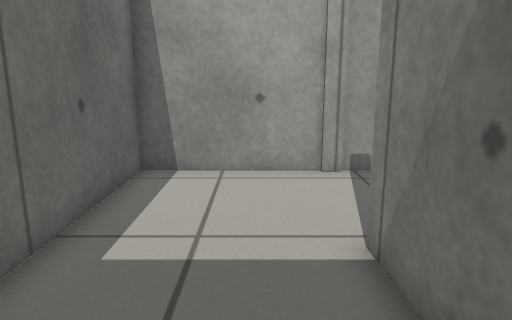
[1] (above)

20 first-person views from a walk through a robot-simulator world made for Gazebo. The camera is 0.66 m above the floor, tilts 12° down and sees 70° across. The floor is counted in squares, 0.25 m on a side. Each view is taken from the middle of a square. On the plan, view 1 faces up. The plan holds only what a view shows up to about 20 squares ahead; the rest is blank.

[2]
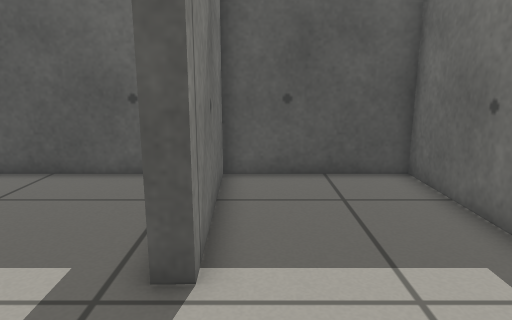

[3]
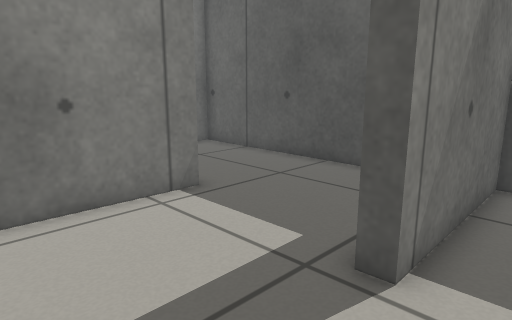

[4]
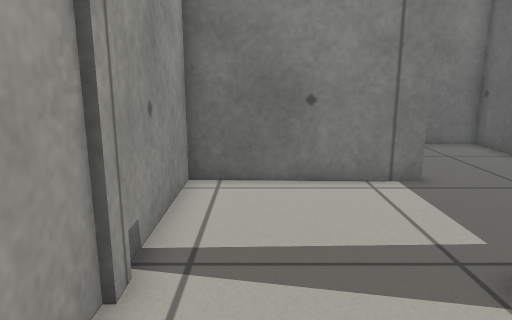

[5]
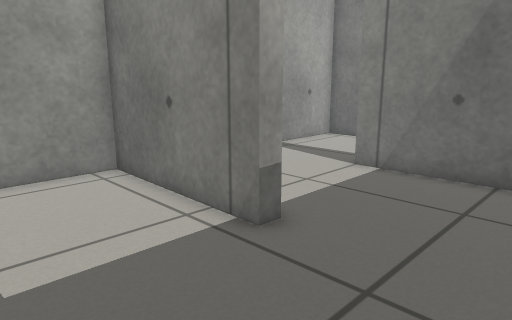

[6]
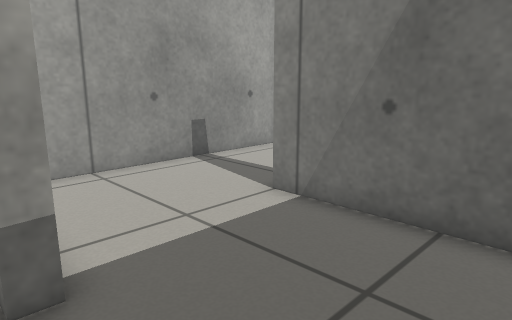

[7]
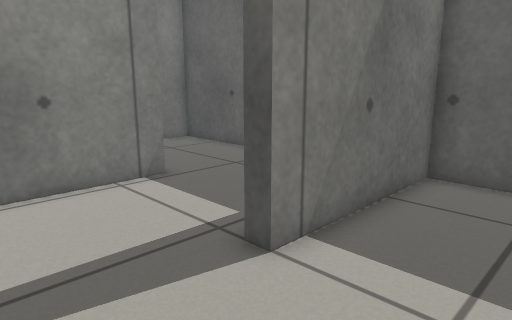

[8]
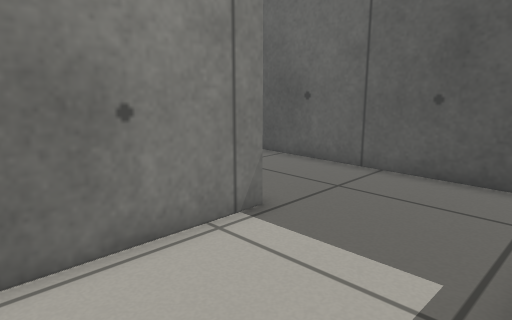

[9]
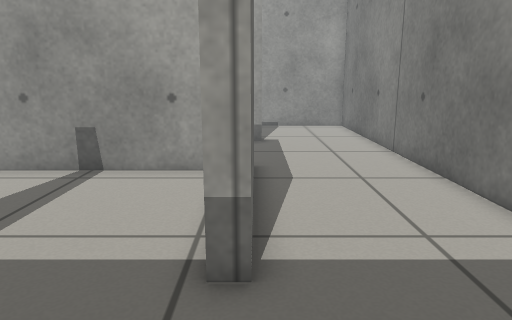

[10]
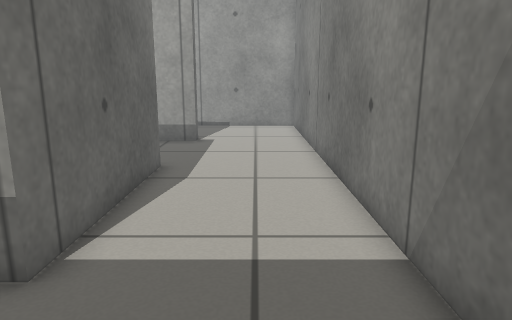

[11]
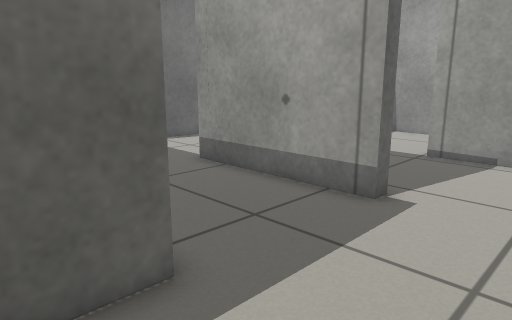

[12]
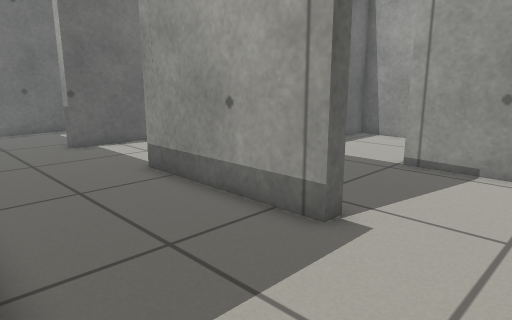

[13]
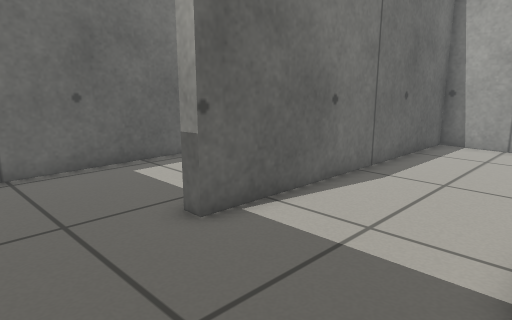

[14]
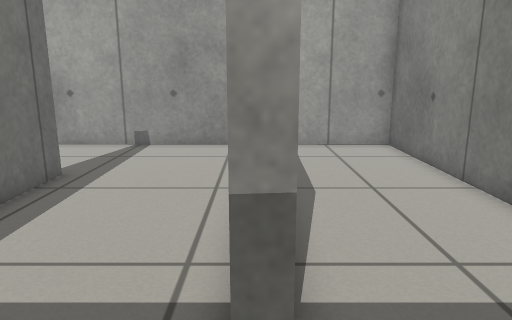

[15]
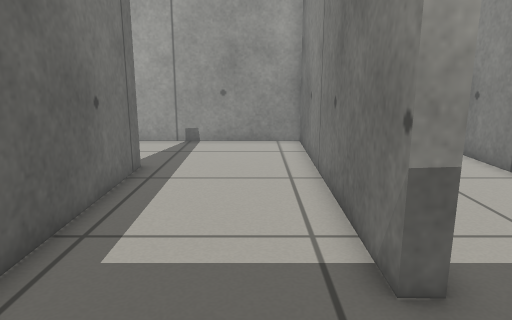

[16]
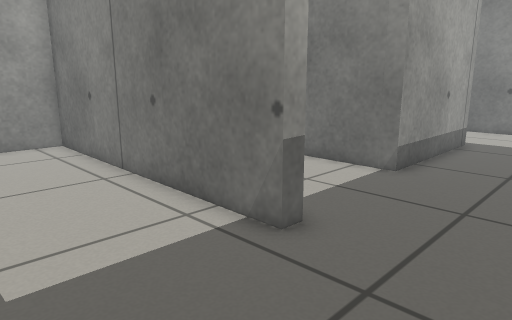

[17]
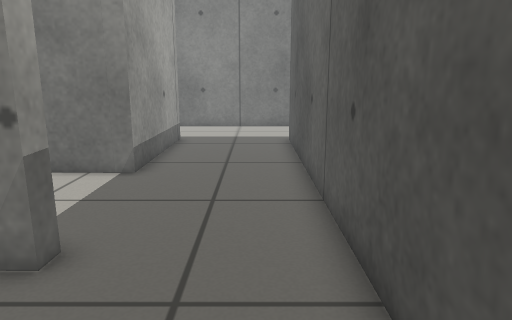

[18]
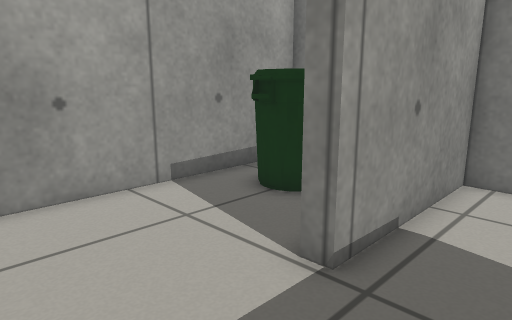

[19]
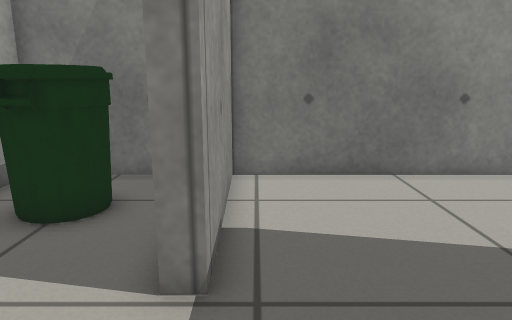

[20]
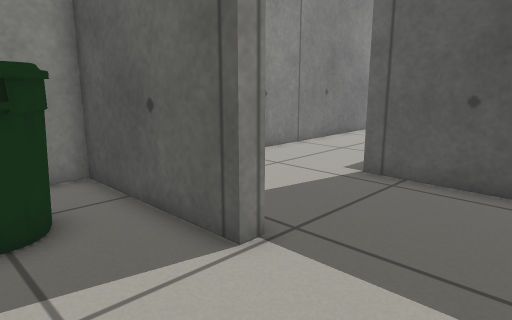

### Floor plan
Points are (right, up) in squares from view 1. A wall is a line through its corners. A room is listed if a view was taken in it or the views show most of it. See-through windows are left out.
Room 1 (views 1, 2, 3, 4)
walls: (2, 10.9) (-3.5, 10.9) (-3.5, -0.4) (2, -0.4) (1.8, 5.6)
ways out: opening at (2, 8) to room 9
Room 2 (views 5, 6)
walls: (4.2, -0.4) (7.4, -0.4)
ways out: opening at (5, 5) to room 9; opening at (8, 2) to room 10
Room 3 (view 7)
walls: (13.6, 10.9) (9.9, 10.9); (13.6, 4.4) (13.6, 5.9)
ways out: opening at (14, 8.5) to room 4; opening at (11, 5.5) to room 10
Room 4 (view 8)
walls: (13.6, 5.9) (14.3, 5.9); (19.3, 4.5) (19.3, 10.9) (13.6, 10.9)
ways out: opening at (14, 8.5) to room 3; opening at (16.5, 5.5) to room 12
Room 5 (views 9, 10, 11, 12, 13, 14)
walls: (20.3, 16.6) (13.6, 16.6) (13.6, 28.5) (8.6, 28.6) (8.4, 16.1) (7.9, 16.1); (7.4, 11.5) (19.9, 11.5) (19.9, 4.5) (19.3, 4.5); (25.3, 2.9) (25.3, 16.5); (18.6, -0.4) (25.3, -0.4) (25.3, 1)
ways out: opening at (8, 14) to room 6; opening at (22.5, 17) to room 11; opening at (19.5, 2) to room 12
Room 6 (views 15, 16, 17)
walls: (2.3, 23.4) (2.5, 13.9); (7.9, 16.1) (8.2, 28.6) (1.6, 28.6); (4.9, 11.5) (7.4, 11.5)
ways out: opening at (8, 14) to room 5; opening at (2, 26)
Room 7 (views 18, 19)
walls: (16.5, 17.2) (20.3, 17.2)
ways out: opening at (17, 23) to room 8; opening at (20, 20) to room 11
Room 8 (view 20)
walls: (19.2, 22.6) (19.2, 23.2) (25.3, 23.3) (25.3, 28.5) (14.3, 28.5) (14.3, 27)
ways out: opening at (17, 23) to room 7
objects: bin (21, 25) to (23, 27)
Room 9 (no view inside)
walls: (2.6, 10.7) (1.9, 10.7); (1.8, 5.6) (2.5, 5.6); (7.6, 4.5) (7.8, 10.9) (2.6, 10.9)
ways out: opening at (2, 8) to room 1; opening at (5, 5) to room 2
Room 10 (no view inside)
walls: (8.2, 4.5) (7.6, 4.5); (7.4, -0.4) (13.6, -0.4) (13.6, 4.4)
ways out: opening at (8, 2) to room 2; opening at (11, 5.5) to room 3
Room 11 (no view inside)
walls: (20.3, 17.2) (20.3, 16.6); (25.3, 16.5) (25.3, 22.7) (19.2, 22.6)
ways out: opening at (22.5, 17) to room 5; opening at (20, 20) to room 7
Room 12 (no view inside)
walls: (15.6, -0.4) (18.6, -0.4)
ways out: opening at (16.5, 5.5) to room 4; opening at (19.5, 2) to room 5

Positions as (right, up) in squares from view 1, and headings:
1: (0, 0), facing up
2: (1, 10), facing down
3: (0, 10), facing down-right
4: (-2, 9), facing right
5: (3, 0), facing up-right
6: (7, 0), facing up-right
7: (10, 10), facing down-right
8: (14, 10), facing down-right
9: (20, 0), facing up
10: (23, 0), facing up
11: (24, 9), facing up-left
12: (24, 11), facing up-left
13: (14, 12), facing up-left
14: (8, 13), facing up
15: (6, 12), facing up
16: (3, 12), facing up-right
17: (3, 13), facing right
18: (15, 20), facing up-right
19: (15, 22), facing right
20: (15, 27), facing down-right
